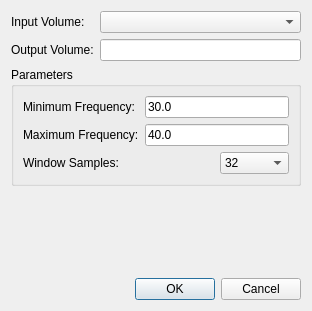
<?xml version="1.0" encoding="UTF-8"?>
<ui version="4.0">
 <class>FrequencyVolumeDialog</class>
 <widget class="QDialog" name="FrequencyVolumeDialog">
  <property name="geometry">
   <rect>
    <x>0</x>
    <y>0</y>
    <width>312</width>
    <height>311</height>
   </rect>
  </property>
  <property name="windowTitle">
   <string>Frequency Volume</string>
  </property>
  <layout class="QVBoxLayout" name="verticalLayout">
   <item>
    <layout class="QGridLayout" name="gridLayout_2">
     <item row="0" column="0">
      <widget class="QLabel" name="label_3">
       <property name="text">
        <string>Input Volume:</string>
       </property>
      </widget>
     </item>
     <item row="0" column="1">
      <widget class="QComboBox" name="cbInputVolume">
       <property name="sizePolicy">
        <sizepolicy hsizetype="Expanding" vsizetype="Fixed">
         <horstretch>0</horstretch>
         <verstretch>0</verstretch>
        </sizepolicy>
       </property>
      </widget>
     </item>
     <item row="1" column="0">
      <widget class="QLabel" name="label">
       <property name="text">
        <string>Output Volume:</string>
       </property>
      </widget>
     </item>
     <item row="1" column="1">
      <widget class="QLineEdit" name="leVolumeName"/>
     </item>
    </layout>
   </item>
   <item>
    <widget class="QGroupBox" name="groupBox">
     <property name="title">
      <string>Parameters</string>
     </property>
     <layout class="QGridLayout" name="gridLayout">
      <item row="1" column="1" colspan="2">
       <widget class="QLineEdit" name="leMaximumFrequency">
        <property name="text">
         <string>40.0</string>
        </property>
       </widget>
      </item>
      <item row="1" column="0">
       <widget class="QLabel" name="label_9">
        <property name="text">
         <string>Maximum Frequency:</string>
        </property>
       </widget>
      </item>
      <item row="0" column="0">
       <widget class="QLabel" name="label_10">
        <property name="text">
         <string>Minimum Frequency:</string>
        </property>
       </widget>
      </item>
      <item row="0" column="1" colspan="2">
       <widget class="QLineEdit" name="leMinimumFrequency">
        <property name="text">
         <string>30.0</string>
        </property>
       </widget>
      </item>
      <item row="2" column="0">
       <widget class="QLabel" name="label_5">
        <property name="text">
         <string>Window Samples:</string>
        </property>
       </widget>
      </item>
      <item row="2" column="2">
       <widget class="QComboBox" name="cbWindowSamples">
        <item>
         <property name="text">
          <string>32</string>
         </property>
        </item>
        <item>
         <property name="text">
          <string>64</string>
         </property>
        </item>
        <item>
         <property name="text">
          <string>128</string>
         </property>
        </item>
        <item>
         <property name="text">
          <string>256</string>
         </property>
        </item>
       </widget>
      </item>
     </layout>
    </widget>
   </item>
   <item>
    <spacer name="verticalSpacer">
     <property name="orientation">
      <enum>Qt::Vertical</enum>
     </property>
     <property name="sizeHint" stdset="0">
      <size>
       <width>20</width>
       <height>40</height>
      </size>
     </property>
    </spacer>
   </item>
   <item>
    <widget class="QDialogButtonBox" name="buttonBox">
     <property name="orientation">
      <enum>Qt::Horizontal</enum>
     </property>
     <property name="standardButtons">
      <set>QDialogButtonBox::Cancel|QDialogButtonBox::Ok</set>
     </property>
    </widget>
   </item>
  </layout>
 </widget>
 <resources/>
 <connections>
  <connection>
   <sender>buttonBox</sender>
   <signal>accepted()</signal>
   <receiver>FrequencyVolumeDialog</receiver>
   <slot>accept()</slot>
   <hints>
    <hint type="sourcelabel">
     <x>248</x>
     <y>254</y>
    </hint>
    <hint type="destinationlabel">
     <x>157</x>
     <y>274</y>
    </hint>
   </hints>
  </connection>
  <connection>
   <sender>buttonBox</sender>
   <signal>rejected()</signal>
   <receiver>FrequencyVolumeDialog</receiver>
   <slot>reject()</slot>
   <hints>
    <hint type="sourcelabel">
     <x>316</x>
     <y>260</y>
    </hint>
    <hint type="destinationlabel">
     <x>286</x>
     <y>274</y>
    </hint>
   </hints>
  </connection>
 </connections>
</ui>
